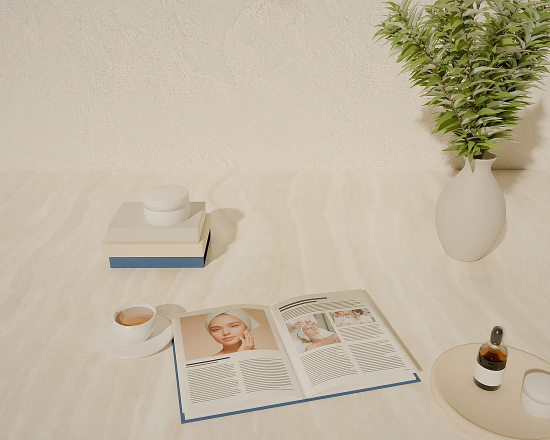
#> input picture assets/academy/mag-s.webp, 1100 x 880 px, given in place of hv_raw.png, which was not available (shown at 1/2 size)
$ python finish_hall.py
#> lines starting #> are read from the running program, lines starting #| are printed output that depends on the picture
### tools/showroom-assets/auditorium/grade_hall.py
#!/usr/bin/env python3
"""Финальная цветокоррекция рендера зала «Обучения» под гамму сайта и выгрузка hall*.webp.

Вход:  /tmp/aud_graded.png (результат academy_auditorium.py, уже прошёл S.grade) либо путь первым аргументом.
Выход: assets/academy/hall.webp (2880×1620), hall-s.webp (1500 px), hall-m.webp (кроп для телефона 1,28:1, 1200 px);
       --out DIR — писать в другую папку (предпросмотр, сайт не трогаем).

Зачем отдельный шаг: рендер зала светлее и «белее» других страниц (L ≈ 78 против 68–70, chroma ≈ 11 против 15, hue 76° против 85–89° у стены брендов
и зала главной). Делаем частичный перенос цвета в Lab (не до полного совпадения — зал белый по задумке владельца):
  a, b — перенос к целевым средним, но с ВЕСОМ, который гасит правку у синих пикселей (кресла, арки, логотип): w = clip(1 + b/14, 0..1),
         поэтому тёмно-синий остаётся тёмно-синим, а кремовые стены/пол/латунь уходят в тёплый «травертиновый» тон сайта;
  L  — среднее → TARGET_L (67,5: зал чуть темнее, как просил заказчик), контраст × 1.09 вокруг среднего + мягкий локальный контраст CLAHE (clarity 0,32) — структура материалов и тени.
Параметры считаются по самому рендеру, поэтому все размеры получают один и тот же сдвиг.
"""
import sys, os
import numpy as np, cv2
from PIL import Image, ImageFilter

HERE = os.path.dirname(os.path.abspath(__file__))
ROOT = os.path.join(HERE, '..', '..', '..', 'assets', 'academy')
args = [a for a in sys.argv[1:] if not a.startswith('--')]
SRC = args[0] if args else '/tmp/aud_graded.png'
OUT = sys.argv[sys.argv.index('--out') + 1] if '--out' in sys.argv else ROOT
if '--out' in sys.argv and OUT in args: args.remove(OUT); SRC = args[0] if args else '/tmp/aud_graded.png'

T = dict(L_mean=float(os.environ.get('G_L', 64.0)), L_contrast=float(os.environ.get('G_LC', 1.09)), clarity=float(os.environ.get('G_CLARITY', .32)),
         a_mean=float(os.environ.get('G_A', .7)), b_mean=float(os.environ.get('G_B', 10.8)), chroma_max=float(os.environ.get('G_CMAX', 24)))      # общий цвет сайта: hue ≈ 85–86°, a ≈ 0,8, b ≈ 10–13 (было a 1,6 / b 13,2 / chroma ≤ 30 — «слишком жёлтый» зал, hue 83°)


def lab_of(rgb8):
    return cv2.cvtColor(rgb8.astype(np.float32) / 255, cv2.COLOR_RGB2LAB)


def stats(lab):
    L, A, B = lab[..., 0], lab[..., 1], lab[..., 2]
    return 'L %.1f±%.1f  a %.1f  b %.1f  chroma %.1f  hue %.1f°' % (L.mean(), L.std(), A.mean(), B.mean(), np.hypot(A, B).mean(), np.degrees(np.arctan2(B.mean(), A.mean())))


# [39 lines left out: functions regrade, main, not called in this run]


# [2 lines that do not run on import are left out]

### tools/showroom-assets/auditorium/finish_hall.py
#!/usr/bin/env python3
"""Доводка сырого кадра зала «Обучения» (hall_v2.py → /tmp/hv_raw.png) в WebP сайта — тот же приём, что atrium/finish.py:
контраст по яркости L вокруг среднего (FIN_LC) → regrade_site.py (среднее a/b → 0,8 / 10,5, синие кресла почти не затрагиваются) → уменьшение + нерезкая маска → подбор качества WebP под предел размера.

  python3 finish_hall.py                       → assets/academy/hall.webp (3840×2160), hall-s.webp (1920×1080), hall-m.webp (1500×1172, кадр для телефона = центральный кроп 1,28:1)
  FIN_OUT=/tmp/x python3 finish_hall.py        → в другую папку (предпросмотр, сайт не трогаем)
Отличия от atrium/finish.py: перед контрастом кадр чуть притемняется (FIN_EV, в стопах: светлый кремовый зал после AgX имел медиану L ≈ 80 против 72 у атриума), а контраст L мягче (1,2 вместо 1,7: в кадре уже есть
тёмно-синие кресла и светлый экран, std L ≈ 21 — у атриума 14); синие кресла почти не затрагиваются regrade_site.py, поэтому среднее a/b после одного прохода выходит чуть мимо цели —
второй проход подбирает аргументы --a/--b так, чтобы итоговое среднее совпало с целью (FIN_EXACT=0 — отключить).
Переменные: FIN_RAW (вход, /tmp/hv_raw.png), FIN_A (0.8), FIN_B (10.5) — целевые a/b; FIN_EV (-0.35) — экспозиция, стопов; FIN_LC (1.2) — контраст L; FIN_TOE (11) — подъём чёрной точки по L (тёмно-синие кресла не «чернеют»); FIN_LIM (КБ для hall.webp, 690), FIN_LIM_S (300), FIN_LIM_M (190), FIN_USM (45) — сила нерезкой маски после уменьшения."""
import os, subprocess, sys, shutil
import numpy as np, cv2
from PIL import Image, ImageFilter

HERE = os.path.dirname(os.path.abspath(__file__)); ROOT = os.path.join(HERE, '..', '..', '..')
OUT = os.environ.get('FIN_OUT', os.path.join(ROOT, 'assets', 'academy')); RAW = os.environ.get('FIN_RAW', '/tmp/hv_raw.png'); TMP = '/tmp/hv_fin'
sys.path.insert(0, HERE)
import grade_hall as GH


def save_fit(im, dst, limit_kb, qs=(90, 88, 86, 84, 82, 80, 78, 76, 74, 72, 70, 66, 62)):
    for q in qs:
        im.save(dst, 'WEBP', quality=q, method=6)
        if os.path.getsize(dst) <= limit_kb * 1024: break
    print('  %-12s %dx%d  q%d  %d КБ (предел %d)' % (os.path.basename(dst), im.width, im.height, q, os.path.getsize(dst) // 1024, limit_kb), flush=True)


def main():
    os.makedirs(TMP, exist_ok=True); os.makedirs(OUT, exist_ok=True)
    src = os.path.join(TMP, 'hall.png'); rgb = np.asarray(Image.open(RAW).convert('RGB'))
#> in main, rgb is the input picture: shape (880, 1100, 3); mean R, G, B 193.5, 182.4, 161.9
    print('сырой кадр:', GH.stats(GH.lab_of(rgb)))
#> in lab_of, `return cv2.cvtColor(rgb8.astype(np.float32) / 255, cv2.COLOR_RGB2LAB)`: returned value: shape (880, 1100, 3) float32; mean of channels 0, 1, 2 74.3, 0.6, 11.9
#> in stats, `L, A, B = lab[..., 0], lab[..., 1], lab[..., 2]`:
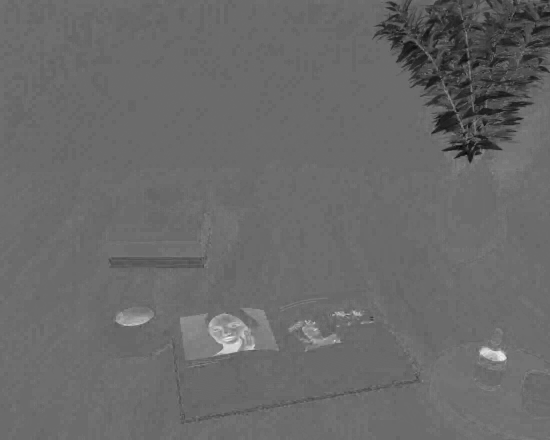
#> A: shape (880, 1100) float32 (shown at 1/2 size); min -22.66, max 33.38, mean 0.6; drawn with min black and max white
#> in stats, `L, A, B = lab[..., 0], lab[..., 1], lab[..., 2]`:
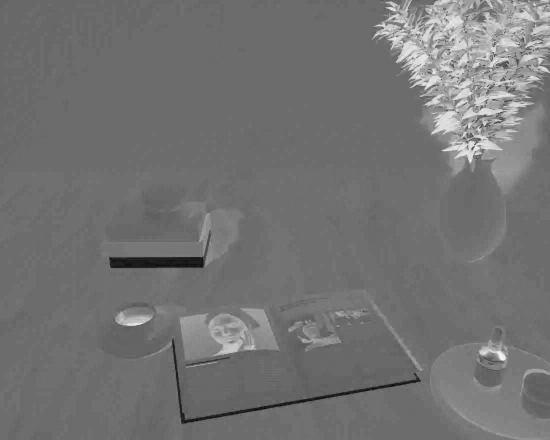
#> B: shape (880, 1100) float32 (shown at 1/2 size); min -21.98, max 52.92, mean 11.9; drawn with min black and max white
#| сырой кадр: L 74.3±11.7  a 0.6  b 11.9  chroma 12.3  hue 87.2°
    ev = float(os.environ.get('FIN_EV', -.35)); lc = float(os.environ.get('FIN_LC', 1.2))
    f = rgb.astype(np.float32) / 255
    if ev:                                                             # экспозиция в линейном свете (тени пропорционально, синие кресла не «чернеют»)
        lin = np.where(f <= .04045, f / 12.92, ((f + .055) / 1.055) ** 2.4) * 2 ** ev; f = np.where(lin <= .0031308, lin * 12.92, 1.055 * np.power(np.clip(lin, 1e-9, None), 1 / 2.4) - .055).astype(np.float32)
#> after `lin = np.where(f <= 0.04045, f / 12.92, ((f + 0.055) / 1.055) ** 2.4) `:
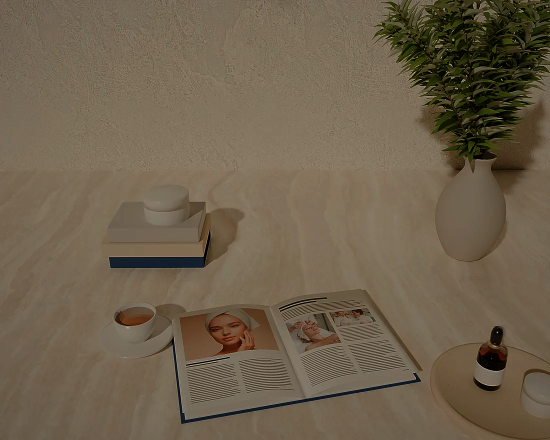
#> lin: shape (880, 1100, 3) float32 (shown at 1/2 size); mean R, G, B 0.436, 0.382, 0.302
#> after `f = np.where(lin <= 0.0031308, lin * 12.92, 1.055 * np.power(np.clip(l`:
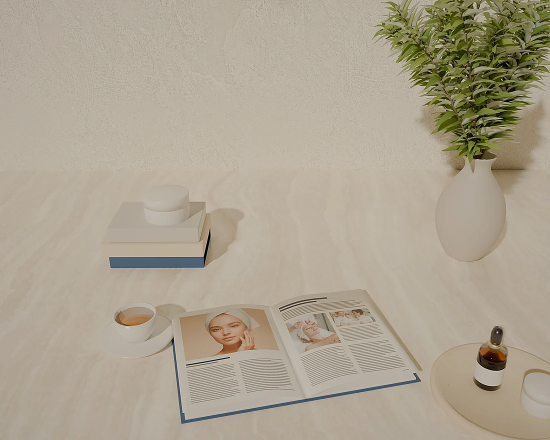
#> f: shape (880, 1100, 3) float32 (shown at 1/2 size); mean R, G, B 0.68, 0.641, 0.568
    toe = float(os.environ.get('FIN_TOE', 11))
    if lc != 1.0 or toe:                                               # контраст по L вокруг среднего + подъём чёрной точки («toe»): иначе контраст ×1,2 давит тёмно-синие кресла в почти чёрное (L ≈ 4 вместо ≈ 14 у #16223e)
        lab = cv2.cvtColor(np.clip(f, 0, 1), cv2.COLOR_RGB2LAB); L = lab[..., 0]; m = L.mean(); L1 = np.clip(m + (L - m) * lc, 0, 100)
#> after `lab = cv2.cvtColor(np.clip(f, 0, 1), cv2.COLOR_RGB2LAB)`: lab: shape (880, 1100, 3) float32; mean of channels 0, 1, 2 67.3, 0.6, 11
#> after `m = L.mean()`: m = 67.31
#> after `L1 = np.clip(m + (L - m) * lc, 0, 100)`:
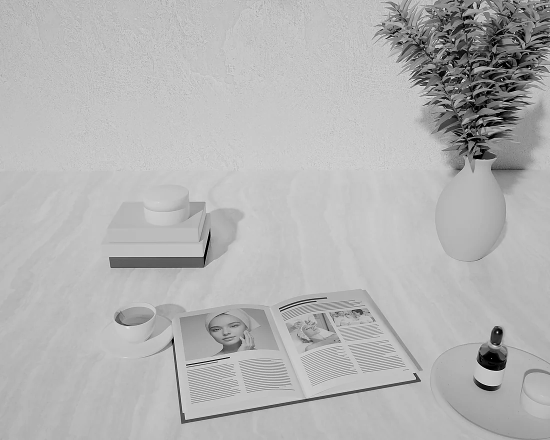
#> L1: shape (880, 1100) float32 (shown at 1/2 size); min 0, max 95.46, mean 67.4; drawn with min black and max white
        lab[..., 0] = np.clip(L1 + toe * np.clip(1 - L1 / 40.0, 0, 1) ** 1.5, 0, 100); f = np.clip(cv2.cvtColor(lab, cv2.COLOR_LAB2RGB), 0, 1)
#> after `lab[..., 0] = np.clip(L1 + toe * np.clip(1 - L1 / 40.0, 0, 1) ** 1.5, `: lab: shape (880, 1100, 3) float32; mean of channels 0, 1, 2 67.6, 0.6, 11
#> after `f = np.clip(cv2.cvtColor(lab, cv2.COLOR_LAB2RGB), 0, 1)`: f: shape (880, 1100, 3) float32; mean of channels 0, 1, 2 0.682, 0.642, 0.571
    rgb = (np.clip(f, 0, 1) * 255 + .5).astype(np.uint8); Image.fromarray(rgb).save(src); print('после EV %+.2f и контраста ×%.2f:' % (ev, lc), GH.stats(GH.lab_of(rgb)))
#> after `rgb = (np.clip(f, 0, 1) * 255 + 0.5).astype(np.uint8)`: rgb: shape (880, 1100, 3); mean of channels 0, 1, 2 174.1, 164, 145.6
#> in lab_of (call 2), `return cv2.cvtColor(rgb8.astype(np.float32) / 255, cv2.COLOR_RGB2LAB)`: returned value: shape (880, 1100, 3) float32; mean of channels 0, 1, 2 67.5, 0.6, 10.9
#| после EV -0.35 и контраста ×1.20: L 67.5±11.8  a 0.6  b 10.9  chroma 11.3  hue 87.0°
    rg = os.path.join(HERE, '..', 'regrade_site.py'); ta, tb = float(os.environ.get('FIN_A', .8)), float(os.environ.get('FIN_B', 10.5))
    subprocess.run([sys.executable, rg, src, '--stats'], check=True)
#> (this line was passed over: subprocess is not available in this run)
    ref = GH.lab_of(rgb); ra, rb = ref[..., 1].mean(), ref[..., 2].mean(); a, b = ta, tb
#> after `ra, rb = (ref[..., 1].mean(), ref[..., 2].mean())`: ra = 0.58; rb = 10.95
    for it in range(2 if os.environ.get('FIN_EXACT', '1') == '1' else 1):
        shutil.copy(os.path.join(TMP, 'hall.png'), os.path.join(TMP, 'pass.png')); Image.fromarray(rgb).save(os.path.join(TMP, 'pass.png'))
        subprocess.run([sys.executable, rg, os.path.join(TMP, 'pass.png'), '--a', '%.3f' % a, '--b', '%.3f' % b], check=True)
#> (this line was passed over: subprocess is not available in this run)
        got = GH.lab_of(np.asarray(Image.open(os.path.join(TMP, 'pass.png')).convert('RGB'))); ga, gb = got[..., 1].mean(), got[..., 2].mean()
#> after `ga, gb = (got[..., 1].mean(), got[..., 2].mean())`: ga = 0.58; gb = 10.95
        if it == 0 and (abs(ga - ta) > .03 or abs(gb - tb) > .06):                       # доля, с которой сдвиг дошёл до цели (синие пиксели почти не двигаются) → подправить аргументы
            ka = (ga - ra) / (a - ra) if abs(a - ra) > 1e-3 else 1.0; kb = (gb - rb) / (b - rb) if abs(b - rb) > 1e-3 else 1.0
#> after `ka = (ga - ra) / (a - ra) if abs(a - ra) > 0.001 else 1.0`: ka = 0
#> after `kb = (gb - rb) / (b - rb) if abs(b - rb) > 0.001 else 1.0`: kb = 0
            a = ra + (ta - ra) / max(ka, .3); b = rb + (tb - rb) / max(kb, .3); print('второй проход: --a %.3f --b %.3f (доля сдвига a %.2f, b %.2f)' % (a, b, ka, kb))
#> after `a = ra + (ta - ra) / max(ka, 0.3)`: a = 1.31
#> after `b = rb + (tb - rb) / max(kb, 0.3)`: b = 9.46
#| второй проход: --a 1.314 --b 9.456 (доля сдвига a 0.00, b -0.00)
        else: break
    shutil.copy(os.path.join(TMP, 'pass.png'), src)
    big = Image.open(src).convert('RGB'); W, H = big.size
#> after `W, H = big.size`: W = 1100; H = 880
    usm = lambda im: im.filter(ImageFilter.UnsharpMask(radius=1.0, percent=int(os.environ.get('FIN_USM', 45)), threshold=2))
    if W != 3840: big = big.resize((3840, round(3840 * H / W)), Image.LANCZOS); W, H = big.size
#> after `W, H = big.size`: W = 3840; H = 3072
    save_fit(big, os.path.join(OUT, 'hall.webp'), int(os.environ.get('FIN_LIM', 690)))
#> the loop in save_fit, `for q in qs:` made 1 pass
#> q on pass 1: 90
#|   hall.webp    3840x3072  q90  584 КБ (предел 690)
    sm = usm(big.resize((1920, round(1920 * H / W)), Image.LANCZOS)); save_fit(sm, os.path.join(OUT, 'hall-s.webp'), int(os.environ.get('FIN_LIM_S', 300)))
#> the loop in save_fit (call 2), `for q in qs:` made 1 pass
#|   hall-s.webp  1920x1536  q90  299 КБ (предел 300)
    cw = round(H * 1.28); x0 = (W - cw) // 2                          # телефон: весь кадр по высоте, центр по ширине (как раньше)
#> after `cw = round(H * 1.28)`: cw = 3932
#> after `x0 = (W - cw) // 2`: x0 = -46
    mob = big.crop((x0, 0, x0 + cw, H)); mob = usm(mob.resize((1500, round(1500 * mob.height / mob.width)), Image.LANCZOS)); save_fit(mob, os.path.join(OUT, 'hall-m.webp'), int(os.environ.get('FIN_LIM_M', 190)))
#> after `mob = big.crop((x0, 0, x0 + cw, H))`:
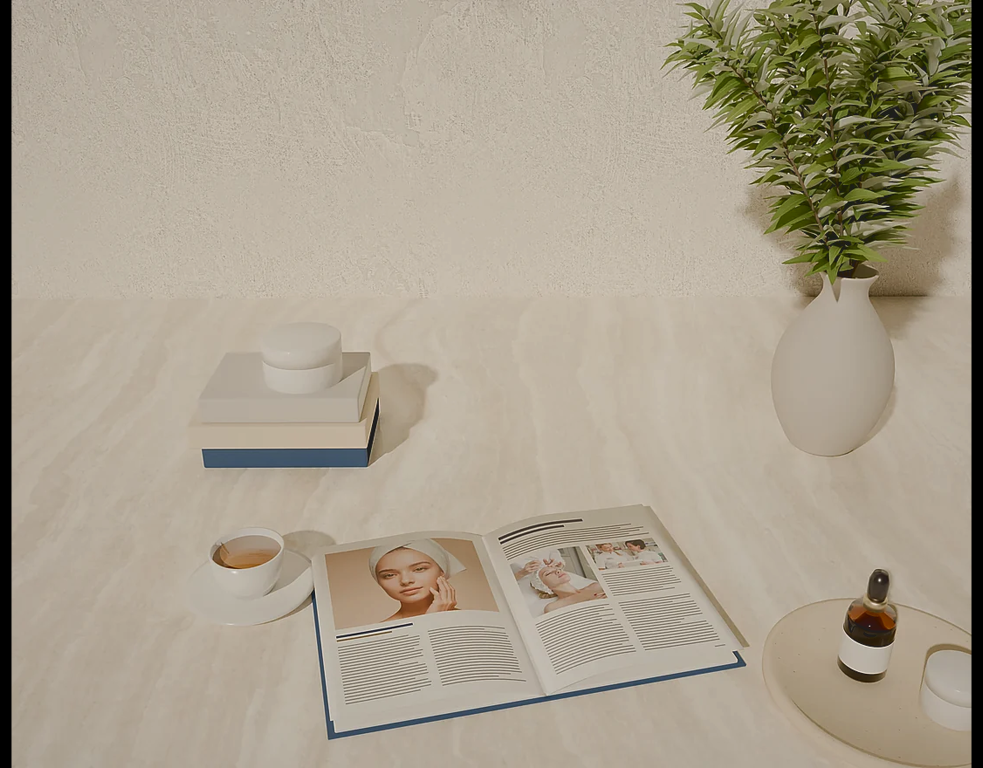
#> mob: PIL image 3932x3072 RGB (shown at 1/4 size); mean R, G, B 170, 160.2, 142.2
#|   hall-m.webp  1500x1172  q86  169 КБ (предел 190)
    for n in ('hall.webp', 'hall-s.webp', 'hall-m.webp'):
        print('итог %-12s' % n, GH.stats(GH.lab_of(np.asarray(Image.open(os.path.join(OUT, n)).convert('RGB')))))
#> in lab_of (call 6), `return cv2.cvtColor(rgb8.astype(np.float32) / 255, cv2.COLOR_RGB2LAB)`: returned value: shape (3072, 3840, 3) float32; mean of channels 0, 1, 2 64.2, 0.4, 10.4
#> in stats (call 3), `L, A, B = lab[..., 0], lab[..., 1], lab[..., 2]`:
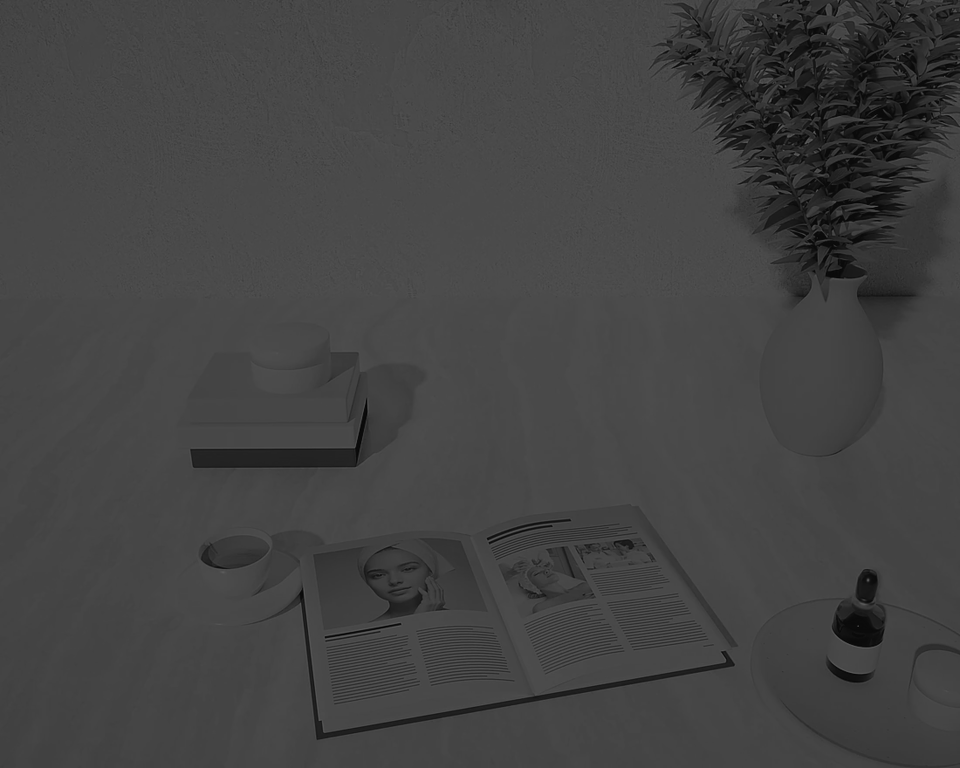
#> L: shape (3072, 3840) float32 (shown at 1/4 size); min 0, max 100, mean 67.5


if __name__ == '__main__':
    main()
